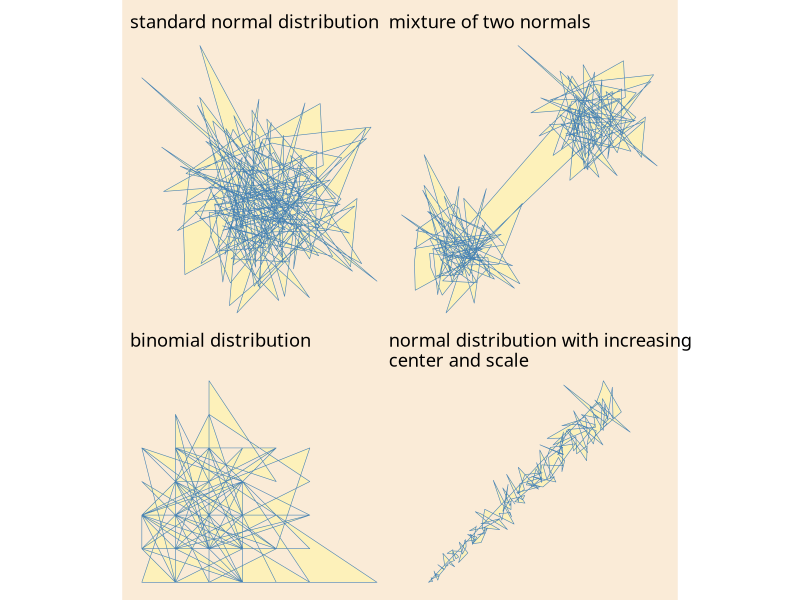
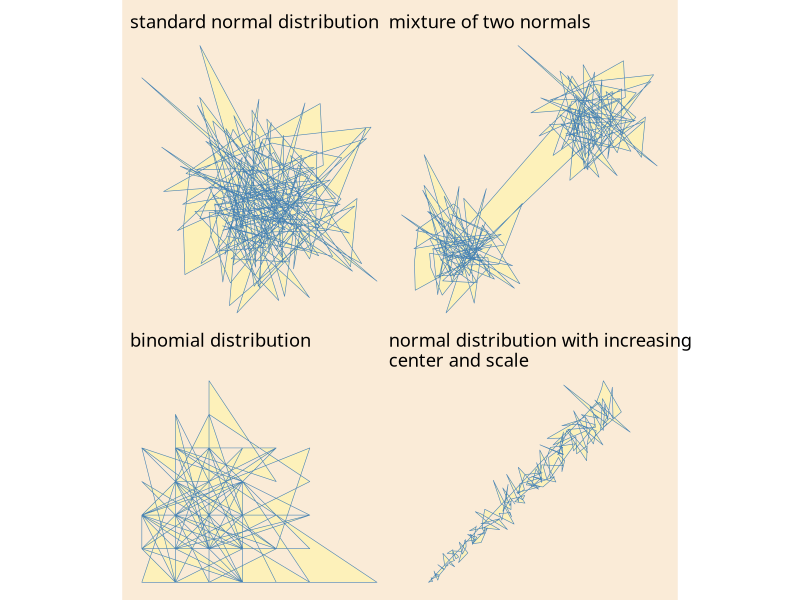

The R source for these figures, in order:

library(ggplot2)
library(purrr)
library(sf)

if (!dir.exists("visualization/garabato-pictures/")) {
  dir.create("visualization/garabato-pictures/")
}

garabato <- function(f, trazos, ..., seed = NULL) {
  set.seed(seed)
  args <- map(list(...), ~ rep(.x, each = 2))
  args$n <- trazos * 2
  
  do.call(f, args) %>% 
    matrix(ncol = 2, byrow = TRUE) %>% 
    st_linestring()
}

custom_plot <- function(sf_obj) {
  sf_obj %>% 
    ggplot() + 
    geom_sf(color = "steelblue", size = 0.5, alpha = 0.5, fill = "#fff89e") + 
    theme_void(base_family = "Avenir Next Condensed") 
}

a <- garabato(rnorm, trazos = 200, mean = 1:200, sd = sqrt(1:200), seed = 123) %>% 
  st_cast("MULTIPOLYGON") %>% 
  custom_plot() +
  ggtitle("normal distribution with increasing\ncenter and scale")

b <- garabato(rnorm, trazos = 200, mean = 0, sd = 1, seed = 123) %>% 
  st_cast("MULTIPOLYGON") %>% 
  custom_plot() +
  ggtitle("standard normal distribution")

c <- garabato(rnorm, 200, mean = c(rep(1, 100), rep(10, 100)), sd = 2, seed = 123) %>% 
  st_cast("MULTIPOLYGON") %>% 
  custom_plot() +
  ggtitle("mixture of two normals")

d <- garabato(rbinom, 200, size = 10, prob = 0.2, seed = 123) %>% 
  st_cast("MULTIPOLYGON") %>% 
  custom_plot() +
  ggtitle("binomial distribution")


# Composition -------------------------------------------------------------

library(patchwork)

b + c + d + a &
  theme(plot.background = element_rect(fill = "antiquewhite", color = "antiquewhite"))

ggsave("visualization/garabato-pictures/pic-1.png", device = "png", dpi = "print", 
       width = 8, height = 8,
       bg = "antiquewhite")
